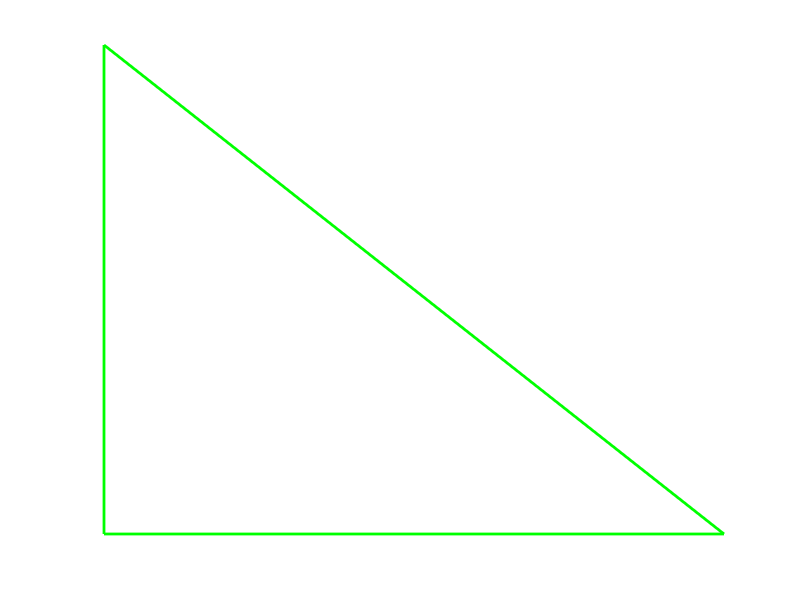

Write the MATLAB code that produced this figure. (Note: this script raises an error after producing the figure.)
%=============================================================================
% Copyright (c) 2016-present Allan CORNET (Nelson)
%=============================================================================
% This file is part of Nelson.
%=============================================================================
% LICENCE_BLOCK_BEGIN
% SPDX-License-Identifier: LGPL-3.0-or-later
% LICENCE_BLOCK_END
%=============================================================================
% <--ADV-CLI MODE-->
%=============================================================================
f = figure('Visible', 'off', 'Color', [1 1 1], 'Position', [100 100 240 240]);
ax = axes('Parent', f);
p = patch('Parent', ax, 'XData', [0 1 0], 'YData', [0 0 1], ...
  'FaceColor', 'none', 'EdgeColor', 'green', 'LineWidth', 2);
axis(ax, 'off');
axis(ax, [0 1 0 1]);
drawnow();
F = getframe(ax);
blackPixels = F.cdata(:, :, 1) < 8 & F.cdata(:, :, 2) < 8 & F.cdata(:, :, 3) < 8;
asserts.isequal(nnz(blackPixels), 0);
asserts.isequal(p.FaceColor, 'none');
